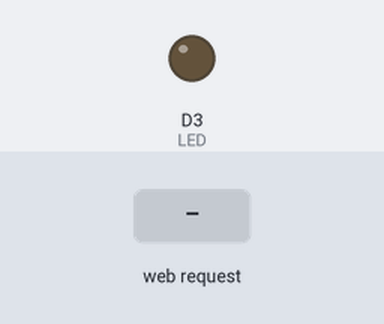
Simulated run of this sketch. Board: ESP8266 (NodeMCU). Parts: output pins drawn as LEDs (lit = HIGH). Inputs (shaded band) come from the test bench. WiFi joins after 1.5 s; servers stay silent unless stated; what the sketch prints to the serial monitor is not drawn.

Above: at 2.8 s.
2.9 s: HTTP request GET /led_set?state=1 received
At 4.1 s:
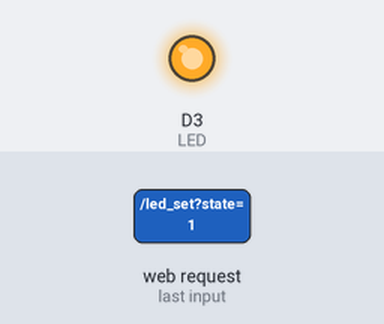
4.4 s: HTTP request GET /led_set received
At 5.4 s:
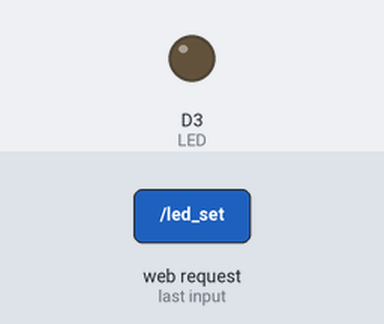
Timing chart, 0 to 7.4 s (numbered marks = the images above; inputs shaded):
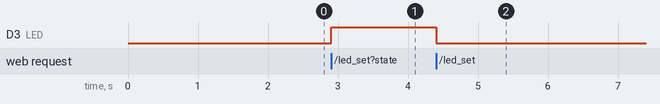

The sketch:

ioteg.ino
```cpp
//including & intializing pin, libraries
#include "DHT.h"
#include <ESP8266WiFi.h>
#include <WiFiClient.h>
#include <ESP8266WebServer.h>
#include "index.h"
#define LED D2
#define LED D3
#define DHTTYPE DHT11   // DHT 11

// Initialize DHT sensor.
const char* ssid = "Obtaining ip adress";
const char* password = "Balaji@900";
ESP8266WebServer server(80);

//Dht sensor pin
uint8_t DHTPin = D1;

//dht sensor intializing
DHT dht(DHTPin, DHTTYPE);

float Temperature;
float Humidity;

void handleRoot()
{
 String s = webpage;
 server.send(200, "text/html", s); //Used to send the STRING
}

//controlling led
void led_control()
{
 String state = "OFF";
 String act_state = server.arg("state");
 if(act_state == "1")
 {
  digitalWrite(LED,HIGH); //LED ON
  state = "ON";
 }
 else
 {
  digitalWrite(LED,LOW); //LED OFF
  state = "OFF";
 }

 server.send(200, "text/plane", state);  //Used to send the STRING
}

//wifi setup
void setup(void)
{
  Serial.begin(115200);
  delay(100);
  WiFi.begin(ssid, password);
  Serial.println("");
  pinMode(LED,OUTPUT);
  pinMode(DHTPin, INPUT);

  while (WiFi.status() != WL_CONNECTED)
  {
    Serial.print("Connecting...");
  }
  Serial.println("");
  Serial.print("Connected to ");
  Serial.println(ssid);
  Serial.print("IP address: ");
  Serial.println(WiFi.localIP());

 //when a client requests URL with index
  server.on("/", handleRoot);
  server.on("/led_set", led_control);
  server.on("/adcread", sensor_data);

  server.begin();
}
/////////////////
void loop(void)
{
  server.handleClient();
}

//sensor data
void sensor_data()
{
 Temperature = dht.readTemperature();
 Humidity = dht.readHumidity();
 String data = "{\"Temperature\":\""+ String(Temperature) +"\",\"Humidity\":\""+ String(Humidity) +"\"}";
 Serial.println(Humidity);
 server.send(200, "text/plane", data);  //Used to send the STRING

}


////////////////
//String processor(const String& var){
//  //Serial.println(var);
//  if(var == "TEMPERATURE"){
//    return readDHTTemperature();
//  }
//  else if(var == "HUMIDITY"){
//    return readDHTHumidity();
//  }
//  return String();
//}
//
```

index.h
```cpp
const char webpage[] PROGMEM = R"=====(
<!DOCTYPE html>
<html>
<head>
    <meta charset="UTF-8">
    <meta http-equiv="X-UA-Compatible" content="IE=edge">
    <meta name="viewport" content="width=device-width, initial-scale=1.0">
    <title>Document</title>
    <!-- <link rel="stylesheet" href="index.css"> -->
    <link href="https://fonts.googleapis.com/css2?family=Lato:wght@400&display=swap" rel="stylesheet">
    <link rel="stylesheet" href="https://fonts.googleapis.com/icon?family=Material+Icons">
    <script src="https://kit.fontawesome.com/dc375b638e.js" crossorigin="anonymous"></script>
</head>

<style>


@import url('https://fonts.googleapis.com/css2?family=PT+Sans&display=swap');
@import url('https://fonts.googleapis.com/css2?family=Open+Sans+Condensed:ital,wght@1,300&family=PT+Sans&display=swap');


:root {
  --main-radius: 5px;
  --main-padding: 5px;
}

body {
  font-family: "Inter", sans-serif;
  background: linear-gradient(to right, #bdfff3, #4ac29a);
  font-family: 'Open Sans Condensed', sans-serif;
  font-size: large;
}

#container {
  margin: 0px auto;


}
#videoElement {
  width: 80%;
    height: 330px;

}

.container {
  display: grid;
  height: 100vh;
  grid-template-columns: 2.4fr 3fr 3fr;
  grid-template-rows: 0fr  0.6fr 0.2fr;
  grid-template-areas:
    "content nav nav "
    "sidebar main content2 "
    "sidebar main content2"
    "sidebar main content2";
  grid-gap: 0.2rem;
  font-weight: 800;
  text-transform: uppercase;
  font-size: 12px;
  color: #004d40;
  text-align: center;
}

nav {
  /* background: #4753a8; */
  /* border: whitesmoke 2px solid; */
  grid-area: nav;
  border-radius: var(--main-radius);


}

main {
  /* background: #4753a8; */
  grid-area: main;
  border-radius: var(--main-radius);
  padding-top: var(--main-padding);
  margin-left: 25px ;
  width:850px;
  border-radius: 20px;
  box-shadow: 0 4px 8px 0 rgba(0, 0, 0, 0.2), 0 6px 20px 0 rgba(0, 0, 0, 0.19);
}

#sidebar {

  /* background: #4753a8; */
  grid-area: sidebar;
  border-radius: var(--main-radius);
  padding-top: var(--main-padding);
  text-align: center;
  margin-left: 5px;
  border-radius: 20px;
  box-shadow: 0 4px 8px 0 rgba(0, 0, 0, 0.2), 0 6px 20px 0 rgba(0, 0, 0, 0.19);
}

#content2{
  grid-area: content2;
  border-radius: var(--main-radius);
  padding-top: var(--main-padding);
  box-shadow: 0 4px 8px 0 rgba(0, 0, 0, 0.2), 0 6px 20px 0 rgba(0, 0, 0, 0.19);
  border-radius: 20px;
  padding: 10px;
  margin-left: 25px;
}

/* #content3 {
  background: #73ffba;
  grid-area: content3;
  border-radius: var(--main-radius);
  padding-top: var(--main-padding);
} */
/*
footer {
  background: #1de9b6;
  grid-area: footer;
  border-radius: var(--main-radius);
  padding-top: var(--main-padding);
} */

a {
  text-align: center;
  display: block;
  font-family: inherit;
  text-decoration: none;
  font-weight: bold;
  margin: 1rem;
}

.box {
  width: 100%;
  display: flex;
  flex-wrap: wrap;
  justify-content: center;
  margin-top: 30px;
}

.switch-holder {
  display: flex;
  padding: 10px 20px;
  border-radius: 10px;
  margin-bottom: 30px;
  box-shadow: -8px -8px 15px rgba(255, 255, 255, 0.7),
    10px 10px 10px rgba(0, 0, 0, 0.3),
    inset 8px 8px 15px rgba(255, 255, 255, 0.7),
    inset 10px 10px 10px rgba(0, 0, 0, 0.3);
  justify-content: space-between;
  align-items: center;
  background-color: #f0f7f2
}

.switch-label {
  width: 150px;
}

.switch-label i {
  margin-right: 5px;
}

.switch-toggle {
  height: 40px;
}

.switch-toggle input[type="checkbox"] {
  position: absolute;
  opacity: 0;
  z-index: -2;
}

.switch-toggle input[type="checkbox"] + label {
  position: relative;
  display: inline-block;
  width: 100px;
  height: 40px;
  border-radius: 20px;
  margin: 0;
  cursor: pointer;
  box-shadow: inset -8px -8px 15px rgba(255, 255, 255, 0.6),
    inset 10px 10px 10px rgba(0, 0, 0, 0.25);
}

.switch-toggle input[type="checkbox"] + label::before {
  position: absolute;
  content: "OFF";
  font-size: 13px;
  text-align: center;
  line-height: 25px;
  top: 8px;
  left: 8px;
  width: 45px;
  height: 25px;
  border-radius: 20px;
  background-color: #d1dad3;
  box-shadow: -3px -3px 5px rgba(255, 255, 255, 0.5),
    3px 3px 5px rgba(0, 0, 0, 0.25);
  transition: 0.3s ease-in-out;
}

.switch-toggle input[type="checkbox"]:checked + label::before {
  left: 50%;
  content: "ON";
  color: #fff;
  background-color: #00b33c;
  box-shadow: -3px -3px 5px rgba(255, 255, 255, 0.5), 3px 3px 5px #00b33c;
}

ul {
  display: inline-flex;
  list-style-type: none;
  margin: 0;
  padding: 0;
  overflow: hidden;
  justify-content: space-evenly;
}

li {
  float: left;
}

li a {
  display: block;
  color: white;
  text-align: center;
  padding: 7px 8px;
  font-size: 20px;
  text-decoration: none;
}


</style>
<body>

    <div class="container">
        <nav>
            <h1 style="font-size: 38px;">Good Morning ,Javi
                <span style="float: right;">08:14 PM.....</span>
            </h1>
        </nav>

        <main>
                <ul>
                    <li><a class="active" href="#home" style="color: inherit;">Living Room</a></li>
                    <li><a href="#news">Dining Room</a></li>
                    <li><a href="#contact">Bedroom</a></li>
                    <li><a href="#about">Backyard</a></li>
                </ul>

            <div class="box" style="margin-top: 10px;margin-bottom: 5px;">
                <div class="switch-holder" style="background-color: inherit; margin-bottom: 5px; box-shadow: none;">
                    <div class="switch-label" style="width: 550px;margin-bottom: 5px; font-size: 18px;">
                        <i class="fa fa-video-camera fa-2x" style="margin-right: 17px;float: right;"></i></i><span style="font-size: 20px;float: left;">CC CAMERA</span>
                    </div>
                    <div class="switch-toggle">
                        <input type="checkbox" id="camera">
                        <label for="camera"></label>
                    </div>
                </div>
                <img style=" justify-content: center; margin-bottom: 5px; border-radius: 25px; margin-top: 15px;"  width="80%" height="330px" src="
                http://www.newpropertylaunch.my/wp-content/uploads/5-easy-ways-to-reduce-rental-2.jpg" alt="">

               <div id="container" style="width:80%; height:330px;" >
                    <video style=" justify-content: center; margin-bottom: 5px; border-radius: 25px; margin-top: 15px;"  width="80%" height="330px"  autoplay="true" id="videoElement">
                                </video>
                </div>
        </main>


        <div id="sidebar" style="margin-left: 30px;">

 <h1 >Weather Cast</h1>
          <hr style="margin-left: 25px; margin-right: 25px; color: green;">


            <img style="margin-top: 15px;"
                src="https://i.pinimg.com/originals/0e/f3/bb/0ef3bb66d9216fffcea9022628f7bb26.gif" height="130px"
                width="180px" alt="Unable to Load">

            <h1>Sunny</h1>
            <i class="fas fa-sun fa-4x" style="margin-bottom: 15px ; color:#fcc404"></i>
            <h2 style="text-align: left; margin-left: 50px;margin-right: 50px; font-weight: bolder; color: #004d40; ">Temperature <span
                    style="float: right; padding-right: 15px;" id="Temperature">0</span> </h2>
            <hr style="margin-left: 25px; margin-right: 25px;">

                <h2 style="text-align: left; margin-left: 50px;margin-right: 50px; font-weight: bolder; color: #004d40; ">Humidity <span
                  style="float: right; padding-right: 15px;
                  font-weight: bolder;" id="humidity">0</span> </h2>

              <hr style="margin-left: 25px; margin-right: 25px;">

        </div>

        <div id="content2">

            <h1>Devices </h1>
            <div class="box">
                <div class="switch-holder">
                    <div class="switch-label">

                        <i class="fa fa-lightbulb-o"></i><span>Light</span>
                    </div>
                    <div class="switch-toggle">
                        <input type="checkbox" id="light1">
                        <label for="light1"></label>
                    </div>
                </div>


                <div class="switch-holder">
                    <div class="switch-label">
                        <i class="fas fa-fan"></i></i><span>Fan</span>
                    </div>
                    <div class="switch-toggle">
                        <input type="checkbox" id="light2">
                        <label for="light2"></label>
                    </div>

                </div>

                <div class="switch-holder">
                    <div class="switch-label">
                        <i class="fa fa-volume-up"></i></i><span>Speaker</span>
                    </div>
                    <div class="switch-toggle">
                        <input type="checkbox" id="light3">
                        <label for="light3"></label>
                    </div>

                </div>

                <div class="switch-holder">
                    <div class="switch-label">
                         <i class="fa fa-wifi" aria-hidden="true"></i><span>Wi-Fi</span>
                    </div>
                    <div class="switch-toggle">
                        <input type="checkbox" id="light4">
                        <label for="light4"></label>
                    </div>

                </div>

                <div class="switch-holder">
                    <div class="switch-label">
                        <i class="fas fa-wind"></i></i><span>AC</span>
                    </div>
                    <div class="switch-toggle">
                        <input type="checkbox" id="light5">
                        <label for="light5"></label>
                    </div>

                </div>

            </div>


        </div>

    </div>
</body>
<script>
var checkbox = document.querySelector("input[id=light1]");


checkbox.addEventListener( 'change', function() {
    if(this.checked) {
        send(1);
    } else {
        send(0);
    }
});

function send(led_sts)
{
  var xhttp = new XMLHttpRequest();
  xhttp.onreadystatechange = function() {
    if (this.readyState == 4 && this.status == 200) {
      document.getElementById("state").innerHTML = this.responseText;
    }
  };
  xhttp.open("GET", "led_set?state="+led_sts, true);
  xhttp.send();
}
setInterval(function()
{
  getData();
}, 2000);

//

function getData() {
  var xhttp = new XMLHttpRequest();
  xhttp.onreadystatechange = function() {
    if (this.readyState == 4 && this.status == 200) {
      var txt = this.responseText;
var obj = JSON.parse(txt);
document.getElementById("Temperature").innerHTML = Math.round(obj.Temperature) + "&deg;C";
document.getElementById("humidity").innerHTML = Math.round(obj.Humidity) + "%";
console.log(obj.Humidity);
    }
  };
  xhttp.open("GET", "adcread", true);
  xhttp.send();
}

var camCheck = document.querySelector("input[id=camera]");


camCheck.addEventListener( 'change', function() {
    if(this.checked) {
        src = document.getElementById("container")
        src.style.display = "block";
        var video = document.querySelector("#videoElement");
        if (navigator.mediaDevices.getUserMedia) {
  navigator.mediaDevices.getUserMedia({ video: true })
    .then(function (stream) {
      video.srcObject = stream;
    })
    .catch(function (error) {
      console.log("Something went wrong!");
    });

}
    } else {
        src = document.getElementById("container")
        src.style.display = "none";
    }
});
</script>
</html>
)=====";
```

Measured:
- after the input at 2.9 s, D3 (LED): LOW → HIGH at once
- after the input at 4.4 s, D3 (LED): HIGH → LOW at once
